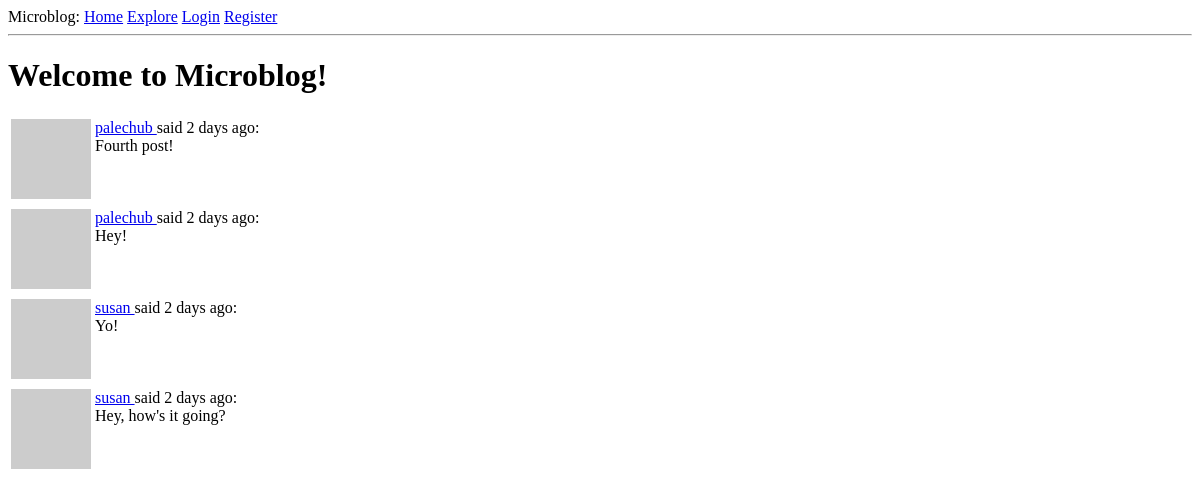
The page /index on the database as committed earlier.
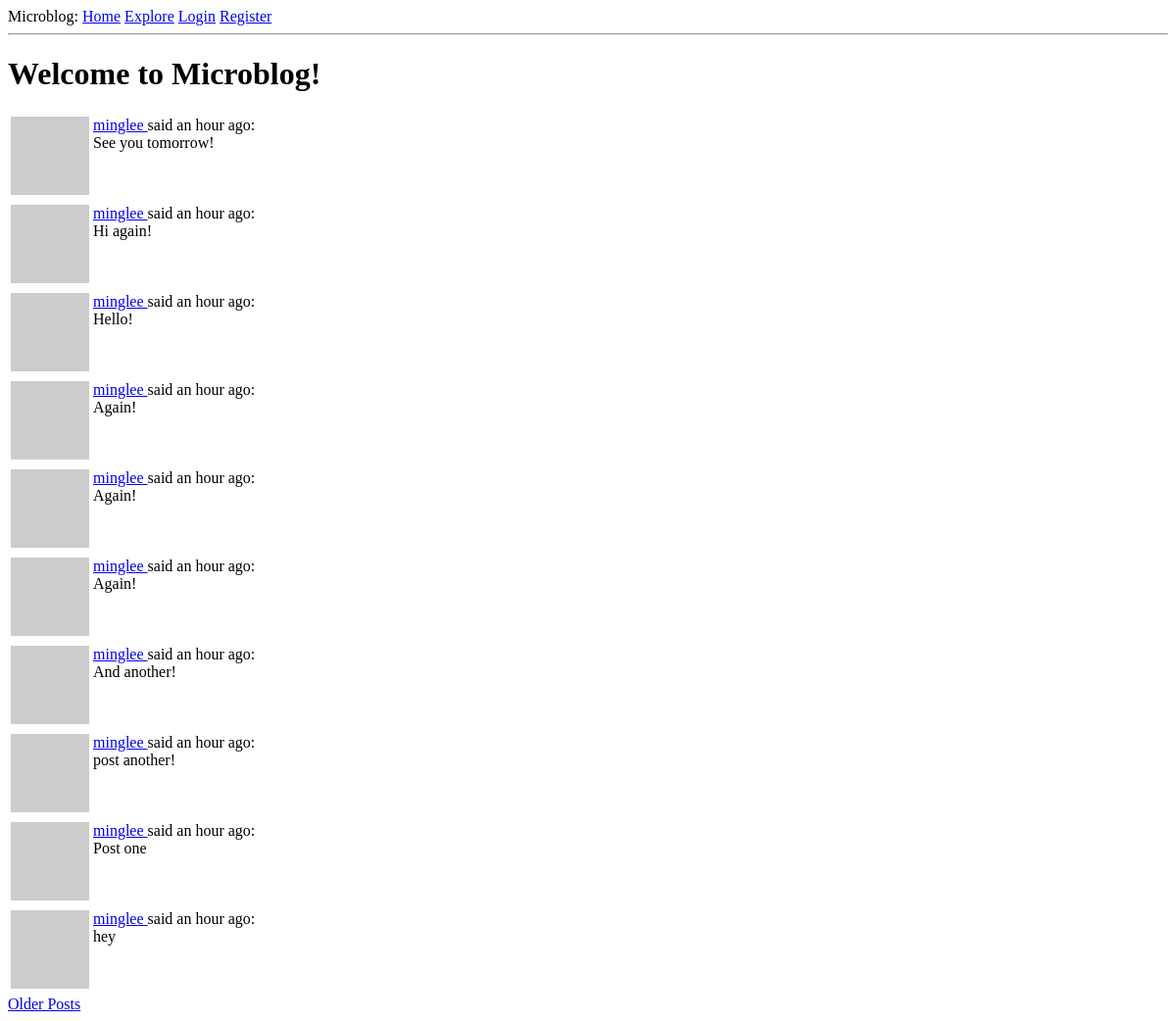
The same page on the database as committed later.
### app/models.py (models this page shows, shortened)
class Post(db.Model):
    id: so.Mapped[int] = so.mapped_column(primary_key=True)
    body: so.Mapped[str] = so.mapped_column(sa.String(140))
    timestamp: so.Mapped[datetime] = so.mapped_column(
        index=True, default=lambda: datetime.now(timezone.utc)
    )
    user_id: so.Mapped[int] = so.mapped_column(sa.ForeignKey(User.id), index=True)
    author: so.Mapped[User] = so.relationship(back_populates="posts")

class User(UserMixin, db.Model):
    id: so.Mapped[int] = so.mapped_column(primary_key=True)
    username: so.Mapped[str] = so.mapped_column(sa.String(64), index=True, unique=True)
    email: so.Mapped[str] = so.mapped_column(sa.String(120), index=True, unique=True)
    password_hash: so.Mapped[Optional[str]] = so.mapped_column(sa.String(256))
    posts: so.WriteOnlyMapped["Post"] = so.relationship(back_populates="author")
    about_me: so.Mapped[Optional[str]] = so.mapped_column(sa.String(140))
    last_seen: so.Mapped[Optional[datetime]] = so.mapped_column(
        default=lambda: datetime.now(timezone.utc)
    )
    following: so.WriteOnlyMapped["User"] = so.relationship(
        secondary=followers,
        primaryjoin=(followers.c.follower_id == id),
        secondaryjoin=(followers.c.followed_id == id),
        back_populates="followers",
    )
    followers: so.WriteOnlyMapped["User"] = so.relationship(
        secondary=followers,
        primaryjoin=(followers.c.followed_id == id),
        secondaryjoin=(followers.c.follower_id == id),
        back_populates="following",
    )
    def avatar(self, size):
        digest = md5(self.email.lower().encode("utf-8")).hexdigest()
        return f"https://www.gravatar.com/avatar/{digest}?d=identicon&s={size}"

### app/routes.py (the view, shortened to what this page needs)
@app.route("/", methods=["GET", "POST"])
@app.route("/index", methods=["GET", "POST"])
def index():
    form = PostForm()
    page = request.args.get("page", 1, type=int)
    if current_user.is_authenticated:
        posts = db.paginate(
            current_user.following_posts(),
            page=page,
            per_page=app.config["POSTS_PER_PAGE"],
            error_out=False,
        )
    else:
        posts = db.paginate(
            Post.query.order_by(Post.timestamp.desc()),
            page=page,
            per_page=app.config["POSTS_PER_PAGE"],
            error_out=False,
        )
    next_url = url_for("index", page=posts.next_num) if posts.has_next else None
    prev_url = url_for("index", page=posts.prev_num) if posts.has_prev else None
    return render_template(
        "index.html",
        title="Home",
        form=form,
        posts=posts.items,
        next_url=next_url,
        prev_url=prev_url,
    )

### app/routes.py (called while the page is built)
@app.before_request
def before_request():
    if current_user.is_authenticated:
        current_user.last_seen = datetime.now(timezone.utc)
        db.session.commit()

### app/templates/index.html (shortened to what this page needs)
<!DOCTYPE html>
<html lang="en">
  <head>
  </head>
  <body>
    {% extends "header.html" %} {% block content %} {% if current_user.is_anonymous %}
    <h1>Welcome to Microblog!</h1>
    {% endif %} {% for post in posts %} {% include '_post.html' %} {% endfor %}  {% if next_url %}
    <a href="{{ next_url }}">Older Posts</a>
    {% endif %} {% endblock %}

### app/templates/_post.html
<table>
  <tr valign="top">
    <td><img src="{{ post.author.avatar(32) }}" /></td>
    <td>
      <a href="{{ url_for('user', username=post.author.username) }}"> {{ post.author.username }} </a>
      said {{ moment(post.timestamp).fromNow() }}:
      <br />
      {{ post.body }}
    </td>
  </tr>
</table>

Rows that differ between the two databases and show on the page:
no longer on this page (row unchanged): Post: author.username "palechub", timestamp "2 days ago", body "Fourth post!"
no longer on this page (row unchanged): Post: author.username "palechub", timestamp "2 days ago", body "Hey!"
no longer on this page (row unchanged): Post: author.username "susan", timestamp "2 days ago", body "Yo!"
no longer on this page (row unchanged): Post: author.username "susan", timestamp "2 days ago", body "Hey, how's it going?"
added Post: author.username "minglee", timestamp "an hour ago", body "See you tomorrow!"
added Post: author.username "minglee", timestamp "an hour ago", body "Hi again!"
added Post: author.username "minglee", timestamp "an hour ago", body "Hello!"
added Post: author.username "minglee", timestamp "an hour ago", body "Again!"
added Post: author.username "minglee", timestamp "an hour ago", body "Again!"
added Post: author.username "minglee", timestamp "an hour ago", body "Again!"
added Post: author.username "minglee", timestamp "an hour ago", body "And another!"
added Post: author.username "minglee", timestamp "an hour ago", body "post another!"
added Post: author.username "minglee", timestamp "an hour ago", body "Post one"
added Post: author.username "minglee", timestamp "an hour ago", body "hey"
Other text that changed with them:
text now shown: "Older Posts"
